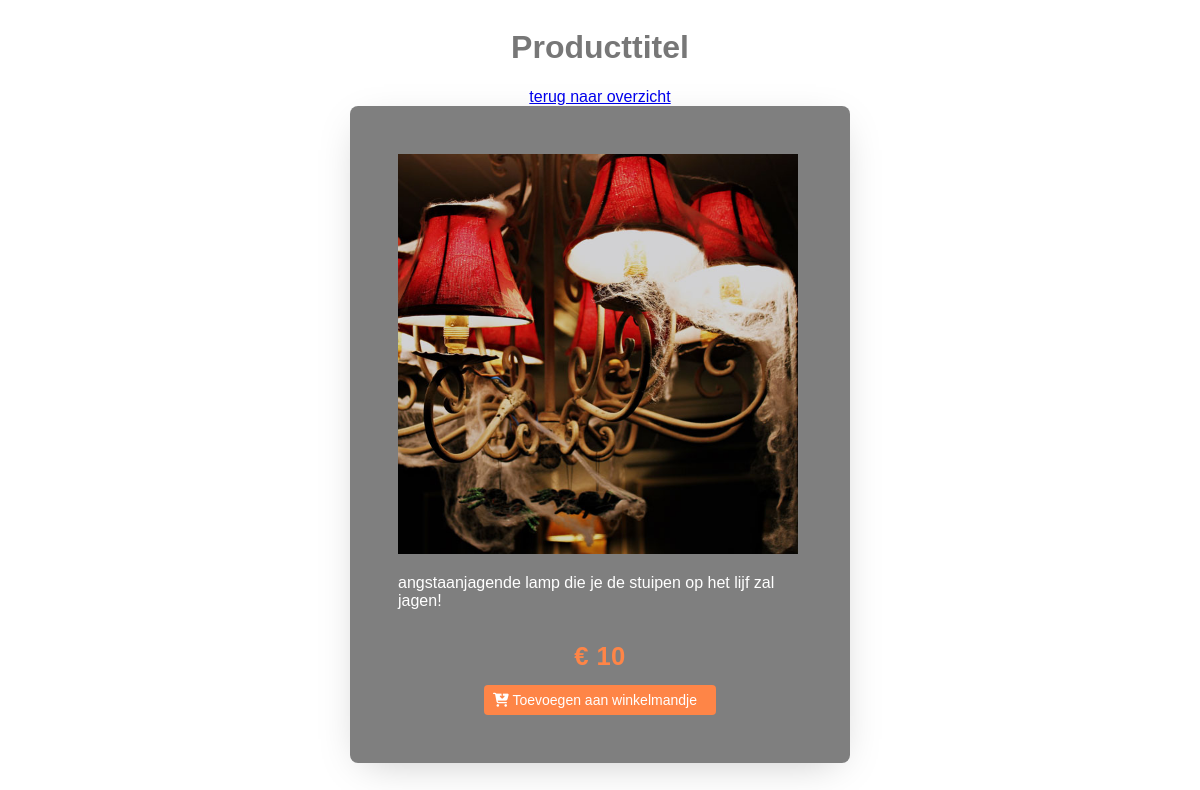
Screenshot of /detail.php?id=3 with the database file from the repository.
### tables this page shows
CREATE TABLE `producten` (
  `ID` int(255) NOT NULL,
  `titel` varchar(100) NOT NULL,
  `omschrijving` varchar(1000) NOT NULL,
  `kostprijs` varchar(100) NOT NULL,
  `afbeelding` varchar(100) NOT NULL,
  `catID` int(50) NOT NULL
);

### src/database/database.php (called while the page is built, shortened)
<?php
class Database
{
    private static function getConnection()
    {
        $user = 'root';
        $pass = 'root';
        $host = 'localhost';
        $db_name = 'Halloween';
        $dsn = "mysql:host=$host;dbname=$db_name";
        $db = new PDO($dsn, $user, $pass);
        return $db;
    }
    public static function getSingleRow($sql, $params = [], $type = null)
    {
        $conn = self::getConnection();
        $stmt = $conn->prepare($sql);
        $stmt->execute($params);
        if ($type == null) {
            $row = $stmt->fetch();
        } else {
            $stmt->setFetchMode(PDO::FETCH_CLASS | PDO::FETCH_PROPS_LATE, $type);
            $row = $stmt->fetch();
        }
        return $row;
    }
}
?>

### src/repository/halloweenrepository.php (called while the page is built, shortened)
<?php
require_once dirname(__FILE__) . "/../database/database.php";
class HalloweenRepository
{
    public static function getProductById($parID){
        $item = Database::getSingleRow("SELECT * FROM producten WHERE id=?", [$parID], "Product");
        return $item;
    }
}
?>

### detail.php (the view, shortened to what this page needs)
<?php
require_once dirname(__FILE__) . "/src/repository/halloweenrepository.php";
$product = HalloweenRepository::getProductById($_GET['id']);
?>
<!DOCTYPE html>
<html lang="en">
	<head>
		<link rel="stylesheet" href="css/screen.css" />
		<link rel="stylesheet" href="css/style.css" />
	</head>
	<body>
		<div class="wrapper-form">
			<div class="form-title">
				<h1>Producttitel</h1>
				<a href="index.php">terug naar overzicht</a>
			</div>
			<form>
				<div class="c-row">
					<img src="<?php echo $product->afbeelding ?>" alt="<?php echo $product->afbeelding ?>" class="c-row__image c-row__image--big" />
				</div>
				<div class="product-grid__row">
					<div class="c-row__input">
						<p><?php echo $product->omschrijving ?></p>
					</div>
				</div>
				<div class="product-grid__row" style="justify-content: center">
					<span class="product-grid__price"> € <?php echo $product->kostprijs ?></span>
				</div>
				<div class="product-grid__row" style="justify-content: center">
					<a href="index.php">
						<span class="product-grid__btn product-grid__add-to-cart" style="width: 100%"><i class="fas fa-cart-arrow-down"></i> Toevoegen aan winkelmandje</span>
					</a>
				</div>
			</form>
		</div>
	</body>
</html>

### css/screen.css (style rules this page uses)
* { box-sizing: border-box; }
body { height: 100vh; font-family: Verdana, Geneva, Tahoma, sans-serif; color: #777; }
body:before { z-index: -300; content: ""; position: fixed; top: 0; left: 0; width: 100%; height: 100%; background-image: url("../images/background.jpg"); background-size: cover; -webkit-filter: blur(1px) brightness(0.3); -moz-filter: blur(1px) brightness(0.5); -ms-filter: blur(1px) brightness(0.5); -o-filter: blur(1px) brightness(0.5); filter: blur(1px) brightness(0.3); }
.c-row__image { width: 400px; height: 100px; object-fit: cover; }
.c-row__image--big { height: 400px; }
h1 { justify-content: center; align-items: center; display: flex; }
.product-grid__row { display: flex; flex-wrap: wrap; }
.product-grid__price { color: #FE8547; font-weight: bold; letter-spacing: .4px; padding-top: 1rem; font-size: 160%; }
.product-grid__btn { display: inline-block; font-size: .875em; color: #777; background: #eee; padding: .5em .625em; margin-top: .875rem; margin-right: .625rem; cursor: pointer; border-radius: 4px; }
.product-grid__add-to-cart { color: #fff; background: #FE8547; }
.wrapper-form { display: flex; justify-content: center; align-items: center; flex-wrap: wrap; }
.form-title { display: flex; flex: 1 0 100%; flex-direction: column; align-items: center; }
form { padding: 3em; padding-bottom: 3em; border-radius: 8px; width: 500px; box-shadow: 0 10px 40px -14px rgba(0, 0, 0, 0.25); background-color: rgba(0, 0, 0, 0.5); color: white; }

### rows the page displays
producten: afbeelding (picture), omschrijving "angstaanjagende lamp die je de stuipen op het lijf zal jagen!", kostprijs "10"
